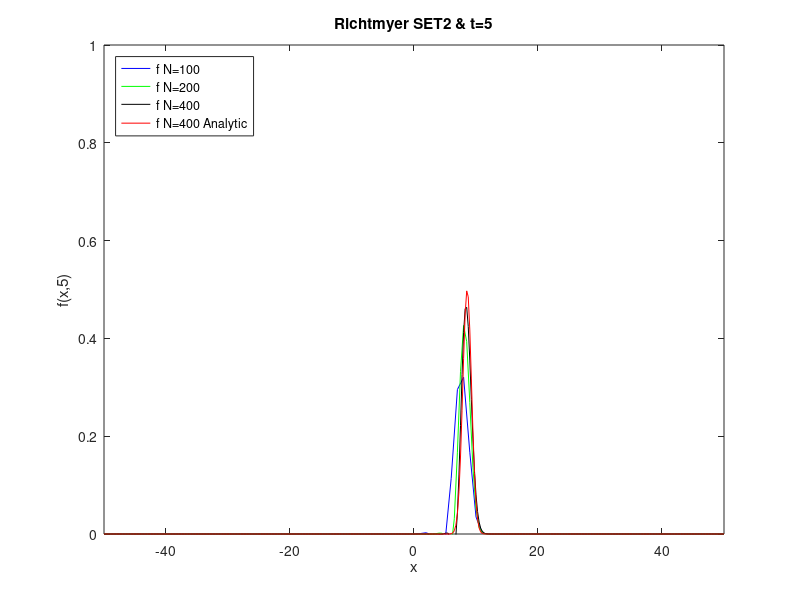

Reproduce this figure in MATLAB.
load Richt100t5.dat;
load Richt200t5.dat;
load Richt400t5.dat;
x100 = Richt100t5(:,1);
x200 = Richt200t5(:,1);
x400 = Richt400t5(:,1);

F100 = Richt100t5(:,5);
F200 = Richt200t5(:,5);
F400 = Richt400t5(:,5);
F400A = Richt400t5(:,6);


plot(x100,F100,'b',x200,F200,'g',x400,F400,'k',x400,F400A,'r');
title('Richtmyer SET2 & t=5')
xlabel('x')
ylabel('f(x,5)')
legend({'f N=100','f N=200','f N=400','f N=400 Analytic'},'Location','northwest')
axis([-50 50 0 1])
